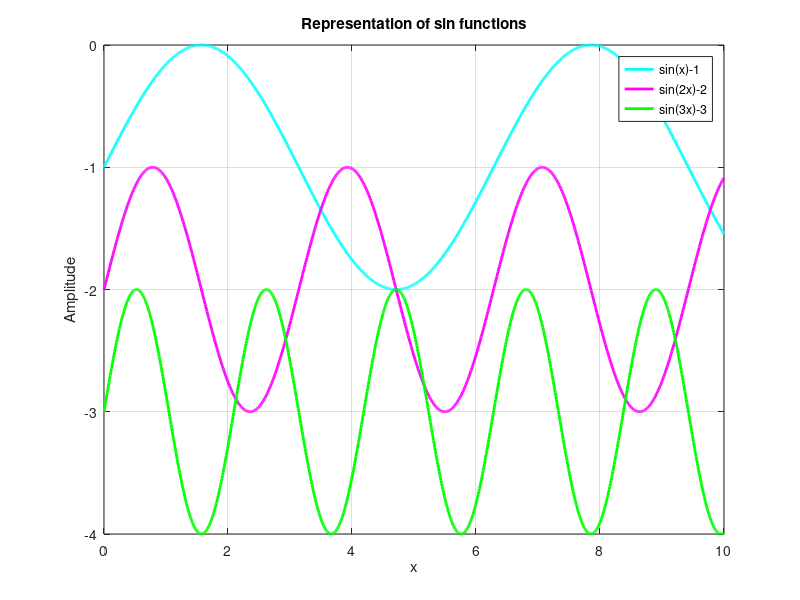

This chart was generated by the following MATLAB code:
clear
clc
close all

x = linspace(0,10,1000);

y1 = sin(x)-1;
y2 = sin(2*x)-2;
y3 = sin(3*x)-3;

figure
plot(x, y1,'c','LineWidth', 2)
hold on
plot(x, y2,'m' ,'LineWidth', 2)
plot(x, y3,'g', 'LineWidth', 2)

grid on
xlabel('x')
ylabel('Amplitude')
title('Representation of sin functions')
legend('sin(x)-1','sin(2x)-2','sin(3x)-3')
